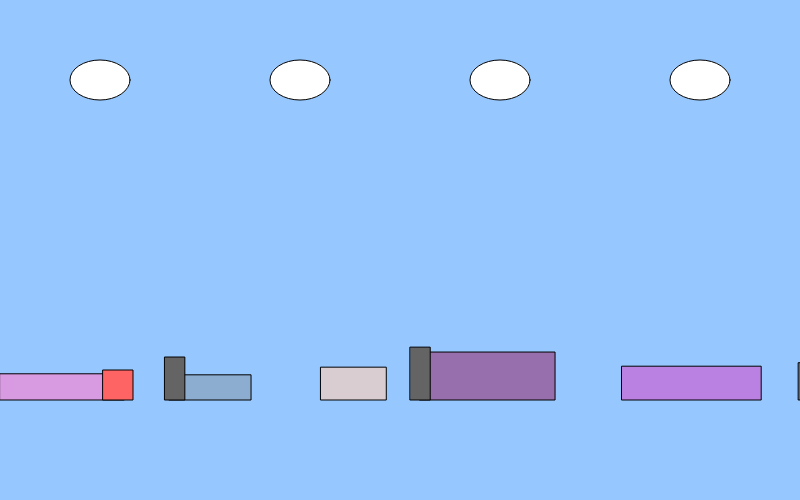
Frame 1 (no input)
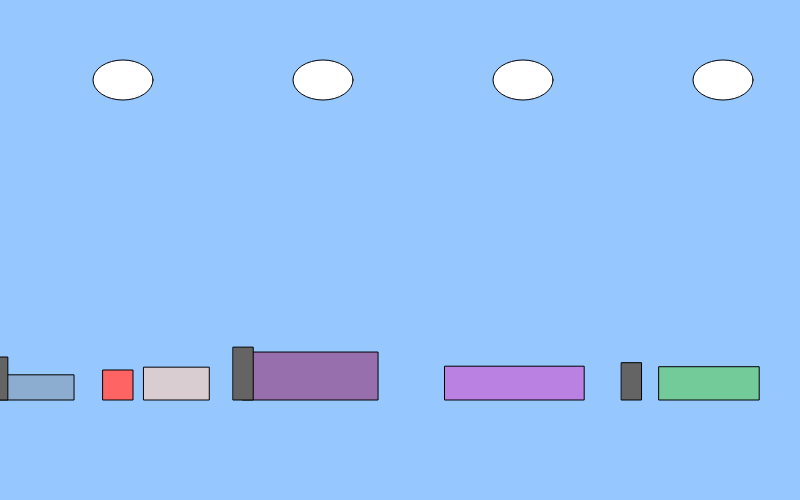
Frame 60 (no input)
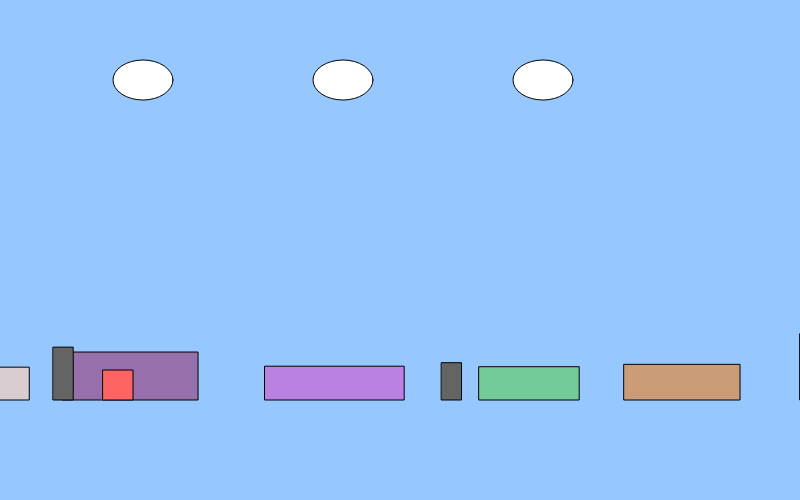
Frame 120 (the mouse pressed at the canvas centre since frame 60)

The p5.js sketch that drew these frames (run headless with seeded random() and noise() and a simulated clock; from frame 60 on, the mouse is pressed at the canvas centre):

// p5.js sketch
// ── sketch.js
let platforms = [];
let obstacles = [];
let character;
let scrollX = 0;
let groundY = 400;
let gravity = 0.5;
let isJumping = false;
let isCrouching = false;
let cameraOffset = 0;

class Platform {
  constructor(x, y, width, height, color) {
    this.x = x;
    this.y = y;
    this.width = width;
    this.height = height;
    this.color = color;
  }

  display() {
    fill(this.color);
    rect(this.x - scrollX, this.y, this.width, this.height);
  }
}

class Obstacle {
  constructor(x, y, width, height, type) {
    this.x = x;
    this.y = y;
    this.width = width;
    this.height = height;
    this.type = type; // 'jump' or 'duck'
  }

  display() {
    fill(100);
    if (this.type === 'jump') {
      rect(this.x - scrollX, this.y, this.width, this.height);
    } else if (this.type === 'duck') {
      rect(this.x - scrollX, this.y + 20, this.width, this.height - 20);
    }
  }
}

class Character {
  constructor() {
    this.x = 100;
    this.y = groundY - 30;
    this.width = 30;
    this.height = 30;
    this.velocityY = 0;
  }

  update() {
    if (isJumping && !isCrouching) {
      this.velocityY += gravity;
      this.y += this.velocityY;

      if (this.y >= groundY - 30) {
        this.y = groundY - 30;
        isJumping = false;
        this.velocityY = 0;
      }
    }

    // Move character forward
    this.x += 3;
  }

  display() {
    fill(255, 100, 100);
    rect(this.x - scrollX, this.y, this.width, this.height);
  }
}

function setup() {
  createCanvas(800, 500);
  character = new Character();

  // Generate platforms
  let currentX = 0;
  for (let i = 0; i < 20; i++) {
    let width = random(60, 150);
    let height = random(20, 50);
    let y = groundY - height;
    platforms.push(new Platform(currentX, y, width, height, color(random(100, 255), random(100, 255), random(100, 255))));
    currentX += width + random(30, 80);
  }

  // Add some obstacles
  for (let i = 0; i < 10; i++) {
    let platform = platforms[i];
    if (platform && random() > 0.5) {
      let x = platform.x + platform.width + random(20, 60);
      let height = random(30, 80);
      let type = random() > 0.5 ? 'jump' : 'duck';
      obstacles.push(new Obstacle(x, groundY - height, 20, height, type));
    }
  }
}

function draw() {
  background(150, 200, 255);

  // Draw clouds
  fill(255);
  for (let i = 0; i < 5; i++) {
    ellipse(100 + i * 200 - scrollX % 800, 80, 60, 40);
  }

  // Update and display platforms
  for (let platform of platforms) {
    platform.display();
  }

  // Update and display obstacles
  for (let obstacle of obstacles) {
    obstacle.display();
  }

  // Update and display character
  character.update();
  character.display();

  // Scroll the world
  scrollX += 3;

  // Keep character in view
  cameraOffset = character.x - width / 2;
}

function keyPressed() {
  if (key === ' ' && !isJumping) {
    isJumping = true;
    character.velocityY = -10;
  }

  if (keyCode === DOWN_ARROW) {
    isCrouching = true;
  }
}

function keyReleased() {
  if (keyCode === DOWN_ARROW) {
    isCrouching = false;
  }
}

function mousePressed() {
  // Trigger jump on click
  if (!isJumping) {
    isJumping = true;
    character.velocityY = -10;
  }
}
